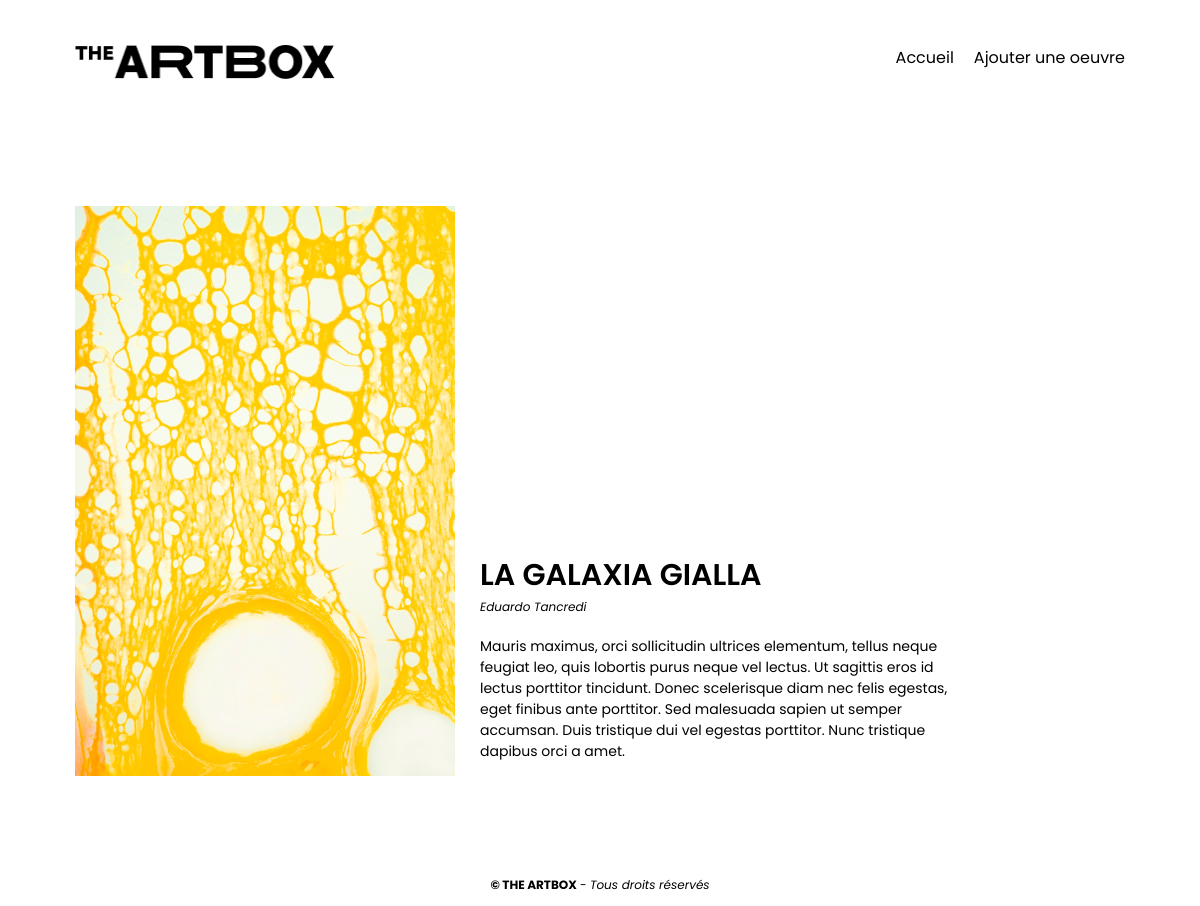
The page /oeuvre.php?id=4 on the database its author committed.
### tables this page shows
CREATE TABLE `oeuvres` (
  `id` bigint(20) UNSIGNED NOT NULL,
  `title` varchar(128) NOT NULL,
  `artist` varchar(64) NOT NULL,
  `description` longtext NOT NULL,
  `image` varchar(255) NOT NULL
);

### oeuvre.php (the view, shortened to what this page needs)
<?php
    include './includes/bootstrap.php';
    $key = 'id';
    $selectedId = intval($_GET[$key]);
    $query = $dbConnection->prepare('SELECT * FROM oeuvres WHERE id = :id');
    $query->execute([
        'id' => $selectedId
    ]);
    $artwork = $query->fetch();
?>
<!doctype html>
<html lang="fr">
<head>
    <link rel="stylesheet" href="css/style.css">
</head>
<body>
    <?php include './includes/header.php'; ?>
    <main>
        <article id="detail-oeuvre">
            <div id="img-oeuvre">
                <img src="<?= $artwork['image'] ?>" alt="<?= $artwork['title'] ?>">
            </div>
            <div id="contenu-oeuvre">
                <h1><?= $artwork['title'] ?></h1>
                <p class="description"><?= $artwork['artist'] ?></p>
                <p class="description-complete"><?= $artwork['description'] ?></p>
            </div>
        </article>
    </main>
    <?php include ('./includes/footer.php') ?>
</body>
</html>

### css/style.css (style rules this page uses)
html, body { margin: 0; }
* { box-sizing: border-box; font-family: 'Poppins', sans-serif; }
main { max-width: 1080px; margin: auto; }
.oeuvre h2, #detail-oeuvre h1 { text-transform: uppercase; margin-top: 0; margin-bottom: 0; font-weight: 600; font-size: 30px; }
.oeuvre .description, #detail-oeuvre .description { font-style: italic; margin-top: 0; font-size: 12px; margin-bottom: 20px; }
#detail-oeuvre { display: flex; flex-wrap: wrap; align-items: end; margin-bottom: 100px; margin-top: 75px; font-size: 14px; padding: 0 15px; }
#img-oeuvre { margin-right: 25px; }
#img-oeuvre img { max-width: 470px; margin: auto; display: block; }
#contenu-oeuvre { max-width: 470px; }

### rows shown on the page
oeuvres: image (picture), title "LA GALAXIA GIALLA", artist "Eduardo Tancredi", description "Mauris maximus, orci sollicitudin ultrices elementum, tellus neque feugiat leo, quis lobortis purus neque vel lectus. Ut sagittis eros id lectus porttitor tincidunt. Donec scelerisque diam nec felis egestas, eget finibus ante porttitor. Sed malesuada sapien ut semper accumsan. Duis tristique dui vel egestas porttitor. Nunc tristique dapibus orci a amet."
